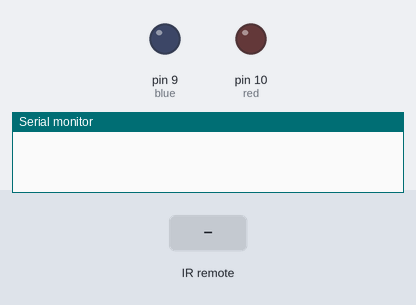
This sketch was run on a simulated Arduino Uno, built with avr-gcc and run on an emulated ATmega328P. Shown: output pins drawn as LEDs (lit = HIGH), the last lines printed to the serial monitor. The test bench sets the inputs (shaded band).

Above: at 1.2 s.
1.3 s: infrared code 0xFFFFFFFF received
At 1.9 s:
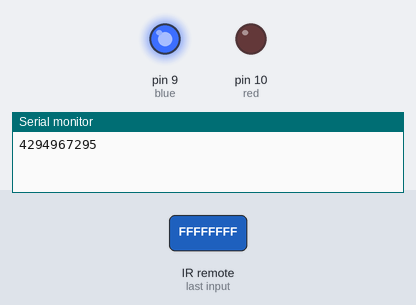
Timing chart, 0 to 4.3 s (numbered marks = the images above; inputs shaded):
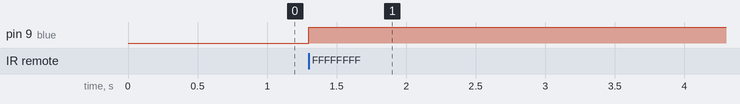

Measured:
- after the input at 1.3 s, pin 9 (blue): LOW → HIGH at once

The sketch:

IR_REMOTE_AND_LED.ino
```cpp
#include <IRremote.h>
const int rcv=8;
IRrecv irrecv(rcv);
decode_results result;
int red=10;
int blue=9;
void setup() {
Serial.begin(9600);
irrecv.enableIRIn();
irrecv.blink13(true);
pinMode(red, OUTPUT);
pinMode (blue, OUTPUT);
}

void loop() {
if (irrecv.decode(&result)) {
  Serial.println(result.value, DEC);
  irrecv.resume();
  if (result.value == 4294967295){
    digitalWrite (blue, HIGH);
    delay (1000);
    }
}
}
```
